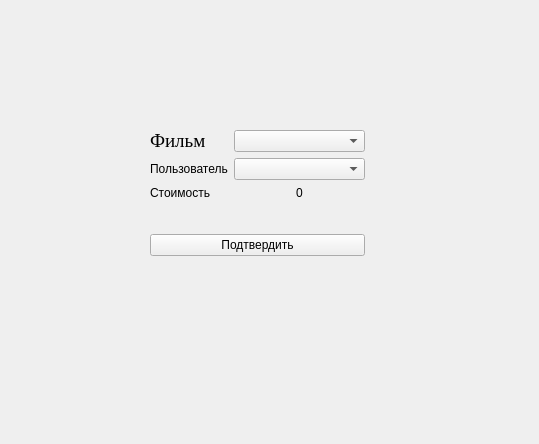
<?xml version="1.0" encoding="UTF-8"?>
<ui version="4.0">
 <class>Form</class>
 <widget class="QWidget" name="Form">
  <property name="geometry">
   <rect>
    <x>0</x>
    <y>0</y>
    <width>539</width>
    <height>444</height>
   </rect>
  </property>
  <property name="windowTitle">
   <string>Form</string>
  </property>
  <property name="whatsThis">
   <string>&lt;html&gt;&lt;head/&gt;&lt;body&gt;&lt;p&gt;&lt;br/&gt;&lt;/p&gt;&lt;/body&gt;&lt;/html&gt;</string>
  </property>
  <property name="styleSheet">
   <string notr="true">font: 14pt &quot;Times New Roman&quot;;</string>
  </property>
  <widget class="QWidget" name="verticalLayoutWidget">
   <property name="geometry">
    <rect>
     <x>150</x>
     <y>130</y>
     <width>215</width>
     <height>126</height>
    </rect>
   </property>
   <layout class="QVBoxLayout" name="verticalLayout">
    <item>
     <layout class="QFormLayout" name="formLayout">
      <item row="0" column="0">
       <widget class="QLabel" name="label">
        <property name="font">
         <font>
          <family>Times New Roman</family>
          <pointsize>14</pointsize>
          <weight>50</weight>
          <italic>false</italic>
          <bold>false</bold>
         </font>
        </property>
        <property name="text">
         <string>Фильм</string>
        </property>
       </widget>
      </item>
      <item row="0" column="1">
       <widget class="QComboBox" name="ch_film">
        <property name="editable">
         <bool>false</bool>
        </property>
       </widget>
      </item>
      <item row="1" column="0">
       <widget class="QLabel" name="label_2">
        <property name="text">
         <string>Пользователь</string>
        </property>
       </widget>
      </item>
      <item row="2" column="0">
       <widget class="QLabel" name="label_3">
        <property name="text">
         <string>Стоимость</string>
        </property>
       </widget>
      </item>
      <item row="2" column="1">
       <widget class="QLabel" name="price_for_film">
        <property name="text">
         <string>0</string>
        </property>
        <property name="alignment">
         <set>Qt::AlignCenter</set>
        </property>
       </widget>
      </item>
      <item row="1" column="1">
       <widget class="QComboBox" name="ch_user"/>
      </item>
     </layout>
    </item>
    <item>
     <widget class="QPushButton" name="accept_btn">
      <property name="text">
       <string>Подтвердить</string>
      </property>
     </widget>
    </item>
   </layout>
  </widget>
 </widget>
 <resources/>
 <connections/>
</ui>
